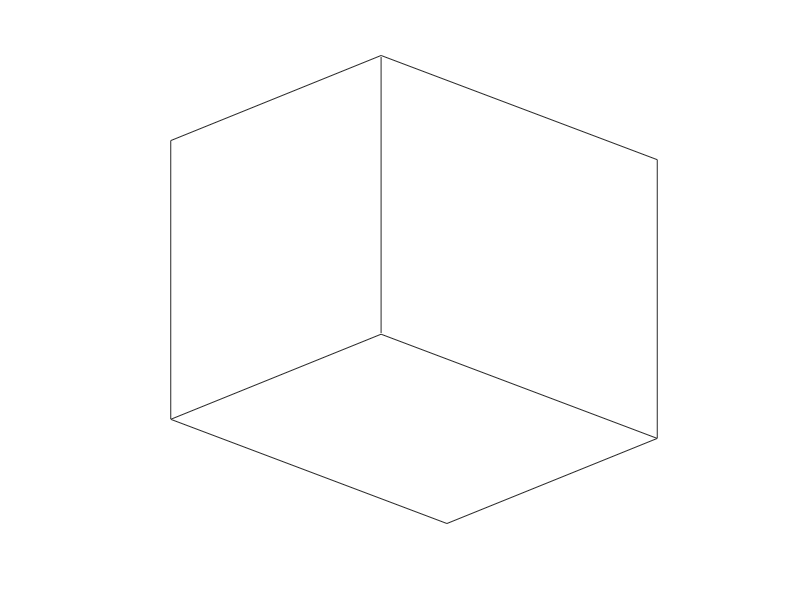

Write the MATLAB code that produced this figure.
function plot_settings(ll)
if nargin==0;ll=0;end
axis equal;axis on;box on;
daspect([1 1 1])
camva(9.72)
set(gcf,'color','w');
set(gca,'xtick',[],'ytick',[],'ztick',[])
xlabel('');zlabel('');ylabel('');

el=23;
az=44;
view(az,el)
if ll
    disp('right plot setting')
    delete(findall(gcf,'Type','light'))
    set(gca,'CameraViewAngleMode','Manual')
    camlight
    lighting gouraud
    lightangle(az,el)
end
end